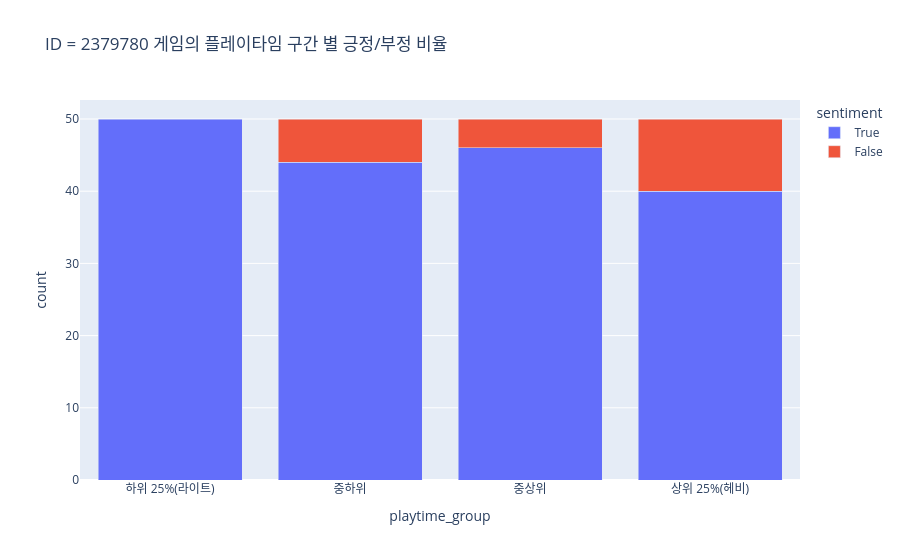

Notebook source saved alongside this figure:
### Code cell
# 3. 시각화 (Stacked Bar Chart)
fig = px.bar(reviews_1.groupby(['playtime_group', 'sentiment']).size().reset_index(name='count'), 
            x="playtime_group", 
            y="count", 
            color="sentiment",
            barmode="stack",
            title = f"ID = {id_1} 게임의 플레이타임 구간 별 긍정/부정 비율") # 일단 쌓기 모드로 생성

fig.show()

### Figure 1 — Plotly figure (JSON) as saved in the notebook; plotly's stock layout.template omitted (floating-point values rounded to 4 significant figures)
{"data": [{"hovertemplate": "sentiment=True<br>playtime_group=%{x}<br>count=%{y}<extra></extra>", "legendgroup": "True", "marker": {"color": "#636efa", "pattern": {"shape": ""}}, "name": "True", "orientation": "v", "showlegend": true, "textposition": "auto", "type": "bar", "x": ["하위 25%(라이트)", "중하위", "중상위", "상위 25%(헤비)"], "xaxis": "x", "y": [50, 44, 46, 40], "yaxis": "y"}, {"hovertemplate": "sentiment=False<br>playtime_group=%{x}<br>count=%{y}<extra></extra>", "legendgroup": "False", "marker": {"color": "#EF553B", "pattern": {"shape": ""}}, "name": "False", "orientation": "v", "showlegend": true, "textposition": "auto", "type": "bar", "x": ["중하위", "중상위", "상위 25%(헤비)"], "xaxis": "x", "y": [6, 4, 10], "yaxis": "y"}], "layout": {"barmode": "stack", "legend": {"title": {"text": "sentiment"}, "tracegroupgap": 0}, "title": {"text": "ID = 2379780 게임의 플레이타임 구간 별 긍정/부정 비율"}, "xaxis": {"anchor": "y", "domain": [0, 1], "title": {"text": "playtime_group"}}, "yaxis": {"anchor": "x", "domain": [0, 1], "title": {"text": "count"}}}}
